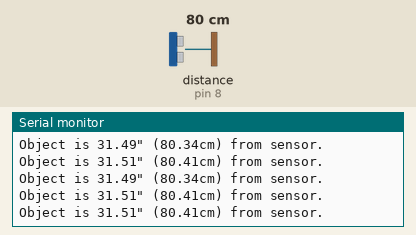
Bench run of a sketch on a simulated Arduino Uno, built with avr-gcc and run on an emulated ATmega328P. On the bench: the last lines printed to the serial monitor. Wiring (inferred from the names in the program): ultrasonic range finder: trigger pin 7; echo pin 8. Inputs (shaded band) come from the test bench; at power-on: distance to the obstacle (sensor on pin 8) 80 cm. The echo pulse lasts 58.3 µs per cm.

Above: at 1.2 s.
1.3 s: distance to the obstacle (sensor on pin 8) set to 2 cm
At 1.33 s:
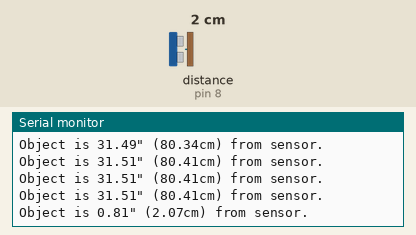
4.3 s: distance to the obstacle (sensor on pin 8) set to 18 cm
At 4.35 s:
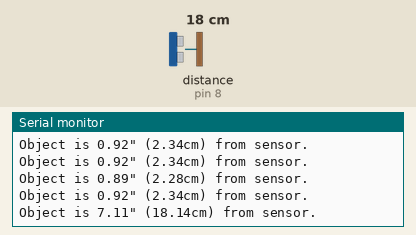
7.3 s: distance to the obstacle (sensor on pin 8) set to 35 cm
At 7.35 s:
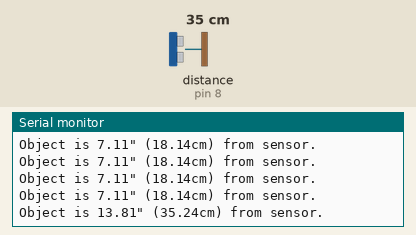
10.3 s: distance to the obstacle (sensor on pin 8) set to 4 cm
At 10.34 s:
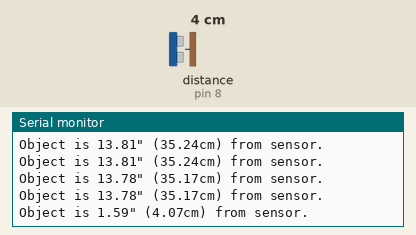
13.3 s: distance to the obstacle (sensor on pin 8) set to 9 cm
At 13.3 s:
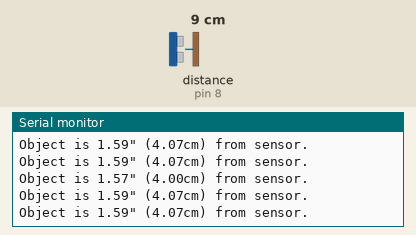
16.3 s: distance to the obstacle (sensor on pin 8) set to 60 cm
At 16.34 s:
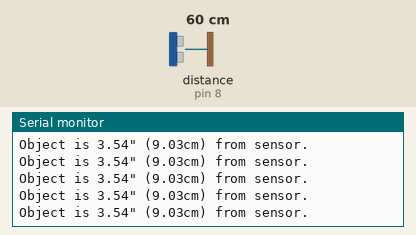
Timing chart, 0 to 19.3 s (numbered marks = the images above; inputs shaded):
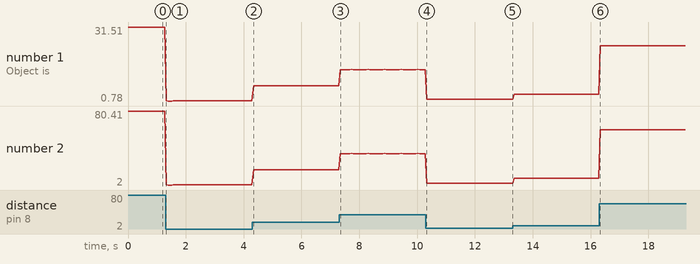

Measured:
- after the input at 1.3 s, the serial monitor: prints a new line at once (image 1)
- after the input at 4.3 s, the serial monitor: prints a new line after 0.05 s (image 2)
- after the input at 7.3 s, the serial monitor: prints a new line after 0.05 s (image 3)
- after the input at 10.3 s, the serial monitor: prints a new line at once (image 4)
- plotted number 1: 31.51 → 0.92 after the input at 1.3 s, 0.92 → 7.11 after the input at 4.3 s, 7.11 → 13.78 after the input at 7.3 s, 13.78 → 1.59 after the input at 10.3 s, 1.59 → 3.54 after the input at 13.3 s
- plotted number 2: 80.41 → 2.34 after the input at 1.3 s, 2.34 → 18.14 after the input at 4.3 s, 18.14 → 35.17 after the input at 7.3 s, 35.17 → 4.07 after the input at 10.3 s, 4.07 → 9.03 after the input at 13.3 s

The sketch:

ultrasonic_sonar_distance_sensor.ino
```cpp
// (licence header left out)
#define TRIGGER_PIN 7
#define ECHO_PIN    8
#define BAUD_RATE   9600

/*
 * The number 23200 is the maximum distance in microseconds that the HC-SR04 can
 * measure. This number is the result of multiplying 58 microseconds (per the
 * datasheet, and likely the combined time for all eight 40 kHz sound waves to be
 * triggered) by 400 centimeters: 58 µs × 400 cm = 23200 µs. Any measurement beyond
 * 23200 indicates that the object detected is “out of range”.
 */
#define MAXIMUM_MICROSECOND_PULSE 23200

void setup() {
  /*
   * The trigger pin, connected to the left transducer, if you’re facing the front of
   * the sensor, sends the 40kHz ultrasonic waves.
   */
  pinMode(TRIGGER_PIN, OUTPUT);

  /*
   * The echo pin, connected to the right transducer, senses for the echo of the
   * 40kHz sound waves sent by the trigger transducer.
   */
  pinMode(ECHO_PIN, INPUT);

  // Initialize the trigger pin to be low, or off.
  digitalWrite(TRIGGER_PIN, LOW);

  Serial.begin(BAUD_RATE);
}

void loop() {
  static unsigned long pulse_start;
  static unsigned long pulse_end;
  static unsigned long pulse_width;
  static float distance_in_centimeters;
  static float distance_in_inches;

  // Hold the trigger pin high for 10 microseconds
  digitalWrite(TRIGGER_PIN, HIGH);
  delayMicroseconds(10);
  digitalWrite(TRIGGER_PIN, LOW);

  /*
   * Wait until a value is read on the echo pin (that is, a pulse occurs). Once a
   * value is read, we can proceed to measure the pulse width below.
   */
  while (0 == digitalRead(ECHO_PIN))
    ;

  /*
   * Measure how long the echo, or receive, pin was held high (pulse width).
   * Note: the micros() counter will overflow after about 70 minutes.
   */
  pulse_start = micros();
  while (1 == digitalRead(ECHO_PIN))
    ;
  pulse_end = micros();

  pulse_width = pulse_end - pulse_start;

  distance_in_centimeters = (pulse_width / 58.0);
  distance_in_inches = (pulse_width / 148.0);

  if (pulse_width > MAXIMUM_MICROSECOND_PULSE) {
    Serial.println("Object is beyond 13'1.5\" (4 meters), and thus, out of range.");
  } else {
    Serial.print("Object is ");
    Serial.print(distance_in_inches);
    Serial.print("\" (");
    Serial.print(distance_in_centimeters);
    Serial.println("cm) from sensor.");
  }

  delay(60); // Wait at least 60 milliseconds before next measurement
}
```
